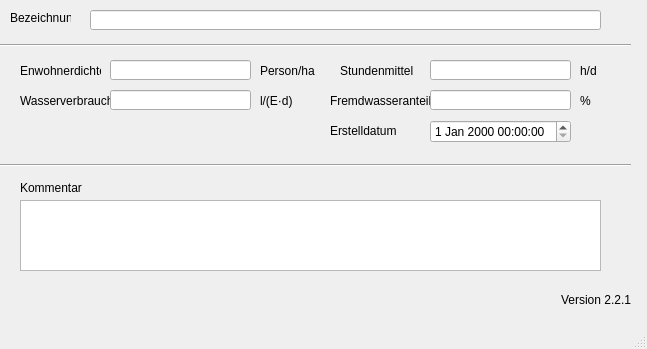
<?xml version="1.0" encoding="UTF-8"?>
<ui version="4.0">
 <class>MainWindow</class>
 <widget class="QMainWindow" name="MainWindow">
  <property name="enabled">
   <bool>true</bool>
  </property>
  <property name="geometry">
   <rect>
    <x>0</x>
    <y>0</y>
    <width>647</width>
    <height>349</height>
   </rect>
  </property>
  <property name="windowTitle">
   <string>MainWindow</string>
  </property>
  <widget class="QWidget" name="centralwidget">
   <widget class="QLabel" name="label_20">
    <property name="geometry">
     <rect>
      <x>330</x>
      <y>90</y>
      <width>111</width>
      <height>21</height>
     </rect>
    </property>
    <property name="text">
     <string>Fremdwasseranteil</string>
    </property>
   </widget>
   <widget class="QLabel" name="label">
    <property name="geometry">
     <rect>
      <x>10</x>
      <y>10</y>
      <width>61</width>
      <height>16</height>
     </rect>
    </property>
    <property name="text">
     <string>Bezeichnung</string>
    </property>
   </widget>
   <widget class="Line" name="line">
    <property name="geometry">
     <rect>
      <x>0</x>
      <y>30</y>
      <width>631</width>
      <height>31</height>
     </rect>
    </property>
    <property name="orientation">
     <enum>Qt::Horizontal</enum>
    </property>
   </widget>
   <widget class="QLabel" name="label_14">
    <property name="geometry">
     <rect>
      <x>20</x>
      <y>180</y>
      <width>81</width>
      <height>16</height>
     </rect>
    </property>
    <property name="text">
     <string>Kommentar</string>
    </property>
   </widget>
   <widget class="QLabel" name="label_11">
    <property name="geometry">
     <rect>
      <x>580</x>
      <y>60</y>
      <width>41</width>
      <height>21</height>
     </rect>
    </property>
    <property name="text">
     <string>h/d</string>
    </property>
   </widget>
   <widget class="QLabel" name="label_5">
    <property name="geometry">
     <rect>
      <x>20</x>
      <y>90</y>
      <width>91</width>
      <height>21</height>
     </rect>
    </property>
    <property name="text">
     <string>Wasserverbrauch</string>
    </property>
   </widget>
   <widget class="QLabel" name="label_8">
    <property name="geometry">
     <rect>
      <x>260</x>
      <y>60</y>
      <width>61</width>
      <height>21</height>
     </rect>
    </property>
    <property name="text">
     <string>Person/ha</string>
    </property>
   </widget>
   <widget class="QLabel" name="label_70">
    <property name="geometry">
     <rect>
      <x>330</x>
      <y>120</y>
      <width>71</width>
      <height>21</height>
     </rect>
    </property>
    <property name="text">
     <string>Erstelldatum</string>
    </property>
   </widget>
   <widget class="Line" name="line_2">
    <property name="geometry">
     <rect>
      <x>0</x>
      <y>150</y>
      <width>631</width>
      <height>31</height>
     </rect>
    </property>
    <property name="orientation">
     <enum>Qt::Horizontal</enum>
    </property>
   </widget>
   <widget class="QLabel" name="label_6">
    <property name="geometry">
     <rect>
      <x>340</x>
      <y>60</y>
      <width>81</width>
      <height>21</height>
     </rect>
    </property>
    <property name="text">
     <string>Stundenmittel</string>
    </property>
   </widget>
   <widget class="QLabel" name="label_10">
    <property name="geometry">
     <rect>
      <x>260</x>
      <y>90</y>
      <width>41</width>
      <height>21</height>
     </rect>
    </property>
    <property name="text">
     <string>l/(E·d)</string>
    </property>
   </widget>
   <widget class="QLabel" name="label_3">
    <property name="geometry">
     <rect>
      <x>20</x>
      <y>60</y>
      <width>81</width>
      <height>21</height>
     </rect>
    </property>
    <property name="text">
     <string>Enwohnerdichte</string>
    </property>
   </widget>
   <widget class="QLabel" name="label_9">
    <property name="geometry">
     <rect>
      <x>580</x>
      <y>90</y>
      <width>41</width>
      <height>21</height>
     </rect>
    </property>
    <property name="text">
     <string>%</string>
    </property>
   </widget>
   <widget class="QLineEdit" name="tgnam">
    <property name="geometry">
     <rect>
      <x>90</x>
      <y>10</y>
      <width>511</width>
      <height>20</height>
     </rect>
    </property>
   </widget>
   <widget class="QLineEdit" name="ewdichte">
    <property name="geometry">
     <rect>
      <x>110</x>
      <y>60</y>
      <width>141</width>
      <height>20</height>
     </rect>
    </property>
   </widget>
   <widget class="QLineEdit" name="wverbrauch">
    <property name="geometry">
     <rect>
      <x>110</x>
      <y>90</y>
      <width>141</width>
      <height>20</height>
     </rect>
    </property>
   </widget>
   <widget class="QLineEdit" name="stdmittel">
    <property name="geometry">
     <rect>
      <x>430</x>
      <y>60</y>
      <width>141</width>
      <height>20</height>
     </rect>
    </property>
   </widget>
   <widget class="QLineEdit" name="fremdwas">
    <property name="geometry">
     <rect>
      <x>430</x>
      <y>90</y>
      <width>141</width>
      <height>20</height>
     </rect>
    </property>
   </widget>
   <widget class="QTextEdit" name="kommentar">
    <property name="geometry">
     <rect>
      <x>20</x>
      <y>200</y>
      <width>581</width>
      <height>71</height>
     </rect>
    </property>
   </widget>
   <widget class="QgsDateTimeEdit" name="createdat">
    <property name="geometry">
     <rect>
      <x>430</x>
      <y>120</y>
      <width>141</width>
      <height>23</height>
     </rect>
    </property>
   </widget>
   <widget class="QLabel" name="lb_version">
    <property name="geometry">
     <rect>
      <x>560</x>
      <y>290</y>
      <width>71</width>
      <height>20</height>
     </rect>
    </property>
    <property name="toolTip">
     <string>Version QKan Import</string>
    </property>
    <property name="text">
     <string>Version 2.2.1</string>
    </property>
    <property name="alignment">
     <set>Qt::AlignRight|Qt::AlignTrailing|Qt::AlignVCenter</set>
    </property>
   </widget>
  </widget>
  <widget class="QMenuBar" name="menubar">
   <property name="geometry">
    <rect>
     <x>0</x>
     <y>0</y>
     <width>647</width>
     <height>21</height>
    </rect>
   </property>
  </widget>
  <widget class="QStatusBar" name="statusbar"/>
 </widget>
 <customwidgets>
  <customwidget>
   <class>QgsDateTimeEdit</class>
   <extends>QDateTimeEdit</extends>
   <header>qgsdatetimeedit.h</header>
  </customwidget>
 </customwidgets>
 <tabstops>
  <tabstop>tgnam</tabstop>
  <tabstop>ewdichte</tabstop>
  <tabstop>wverbrauch</tabstop>
  <tabstop>stdmittel</tabstop>
  <tabstop>fremdwas</tabstop>
  <tabstop>createdat</tabstop>
  <tabstop>kommentar</tabstop>
 </tabstops>
 <resources/>
 <connections/>
</ui>
